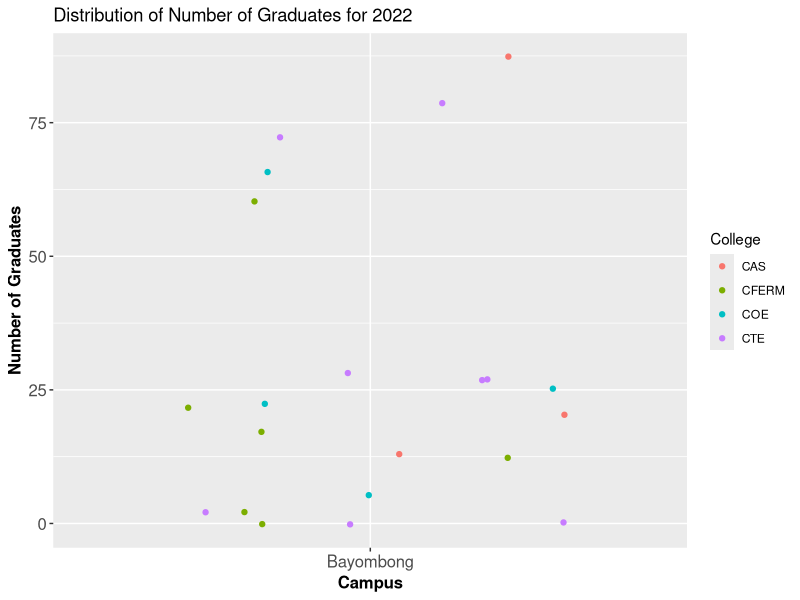
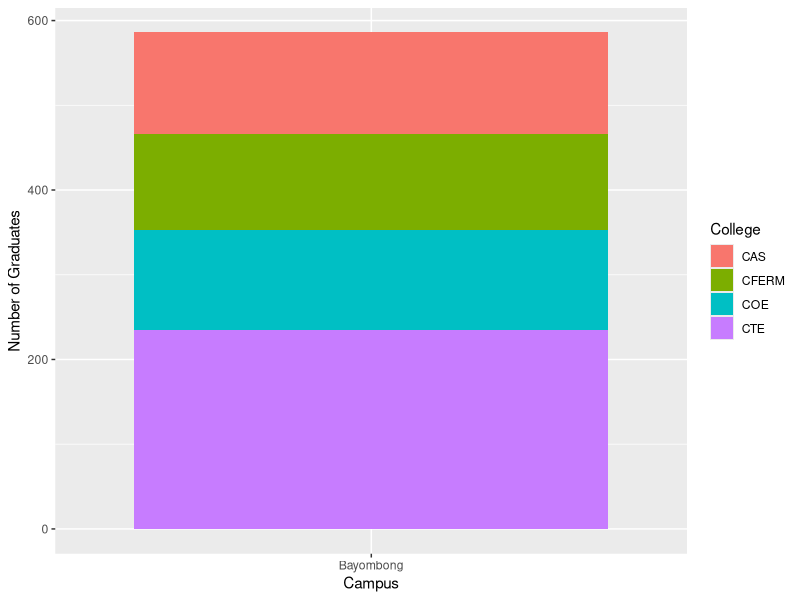
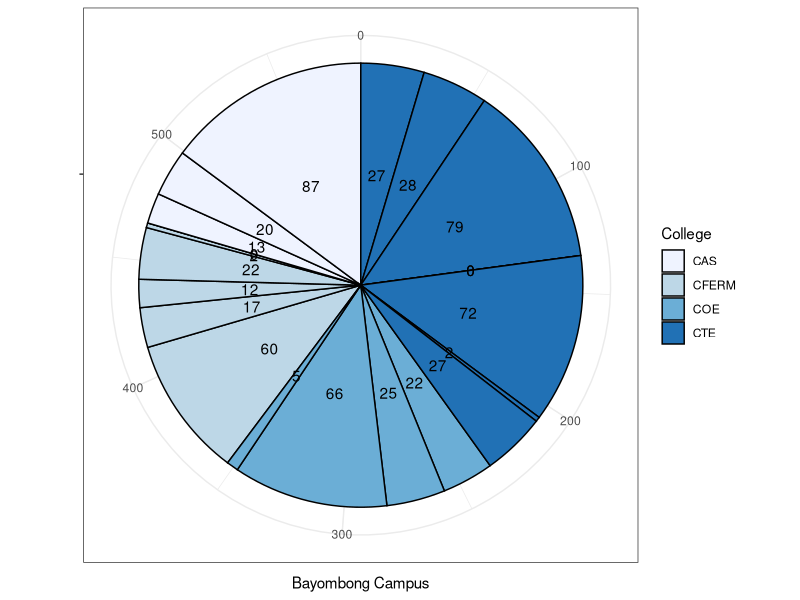
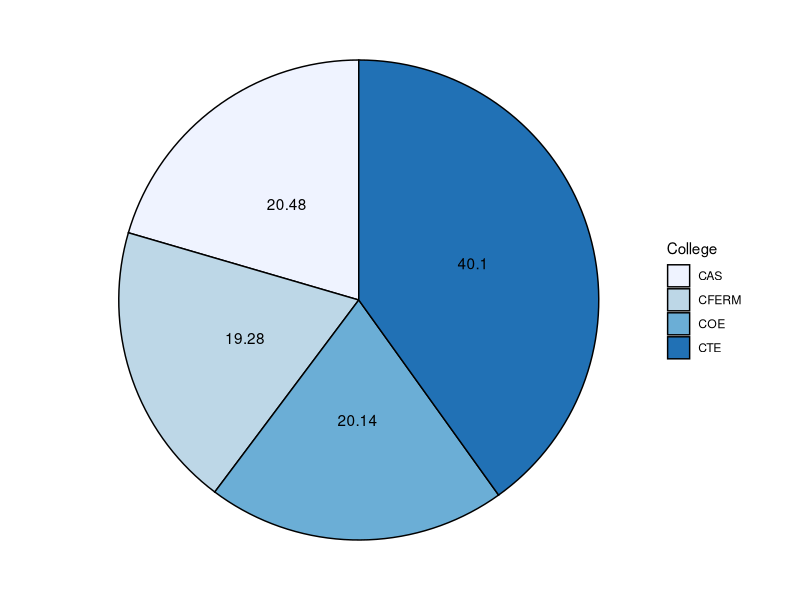
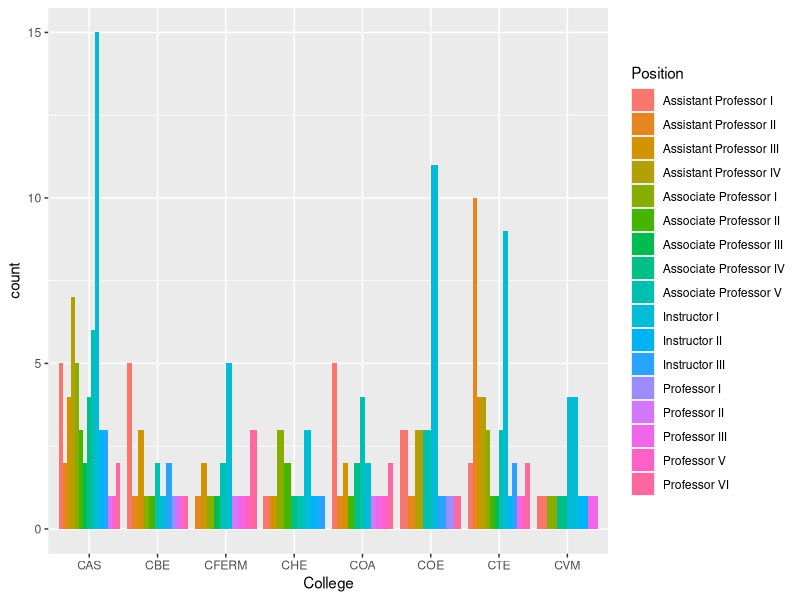

The R script that drew these images, in order:
## ---- chunk 1
knitr::opts_chunk$set(fig.align = 'center')
## ---- chunk 2
library(tidyverse)
library(labelled)
## ---- chunk 3
no_grad <- read_csv("csv/stud-grad.csv")
no_grad <- tibble(no_grad)
## ---- chunk 4
faculty <- read_csv("csv/data2.csv")
faculty <- tibble(faculty)
## ---- chunk 5
var_label(no_grad$ss) <- '2nd Semester'
var_label(no_grad$my) <- 'Mid Year Term'
var_label(no_grad$fs) <- 'First Semester'
## ---- chunk 6
ggplot(data = no_grad) + 
  geom_point(mapping = aes(x = Campus, y = ss, color = College), position = "jitter") +
  ylab("Number of Graduates") +
  labs(title = "Distribution of Number of Graduates for 2022") +
  theme(axis.text=element_text(size=12),
        axis.title=element_text(size=12,face="bold"))
## ---- chunk 7
ggplot(no_grad, aes(x = Campus, y = ss, fill = College)) +
  geom_col() +
  ylab("Number of Graduates")
## ---- chunk 8
no_grad_college <-
  no_grad %>%
  group_by(College) %>%
  summarise(total_grad = sum(ss),
            .groups = 'drop') %>%
  mutate(percent_grad = round((total_grad/sum(no_grad$ss))*100,
                              digits = 2))
## ---- chunk 9
#| output: false

ggplot(no_grad, aes(x = "", y = ss, fill = College)) +
  geom_col(color = "black") +
  geom_text(aes(label = ss),
            position = position_stack(vjust = 0.5)) +
  coord_polar(theta = "y") +
  scale_fill_brewer() +
  theme_bw() +
  ylab("Bayombong Campus") +
  xlab("")
## ---- chunk 10
#| output: false
ggplot(no_grad_college, aes(x = "", y = percent_grad, fill = College)) +
  geom_col(color = "black") +
  geom_text(aes(label = percent_grad),
            position = position_stack(vjust = 0.5)) +
  coord_polar(theta = "y") +
  scale_fill_brewer() +
  theme_void() +
  ylab("Bayombong Campus")
## ---- chunk 11
ggplot(faculty) + 
  # dodge rather than stack produces grouped bar plot
  geom_bar(aes(x = College, fill = Position),
           position = "dodge")
